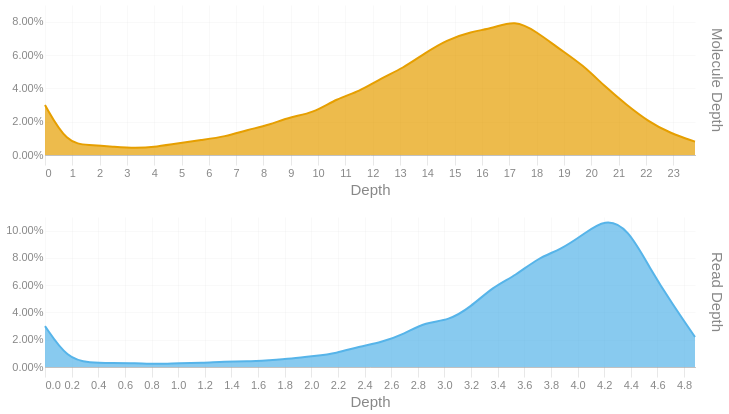

This figure's notebook cell:
### Code cell
readdep = depth_hist(tb['Read Depth'], q99, 3)
readdep = readdep.with_columns(pl.lit('Read Depth').alias('Metric'))
if not SKIPLR:
    moldep = depth_hist(tb['Molecule Depth'], mol_q99, 1)
    moldep = moldep.with_columns(pl.lit('Molecule Depth').alias('Metric'))
    _hist = pl.concat([readdep, moldep])
    _hist = _hist.filter(pl.col('Proportion') != 0)
    with SafeRender(_hist):
        (
            alt.Chart(_hist)        
            .mark_area(interpolate = "basis")
            .encode(
                x=alt.X('Bin:Q').scale(domainMin=0).axis(alt.Axis(title='Depth')),
                y = alt.Y('Proportion:Q', title = None).axis(format = '.2%'),
                color = alt.Color('Metric:N').legend(None),
                row = alt.Row("Metric:N").header(title = None, labelOrient = 'right'),
                tooltip = [
                    alt.Tooltip("Metric:N", title = "Metric"),
                    alt.Tooltip('Interval:N', title = "Depth Interval"),
                    alt.Tooltip('Proportion:Q', title = "% Alignments").format('.2%')
                ]
            )
            .resolve_scale(x='independent', y='independent')
            .properties(
                height = 150, width = 650,
                usermeta={'embedOptions': {'downloadFileName': f'{samplename}.depth.hist'}}
            )
        ).display()
else:
    readdep = readdep.filter(pl.col('Proportion') != 0)
    with SafeRender(readdep):
        (
            alt.Chart(readdep)        
            .mark_area(interpolate = "basis")
            .encode(
                x=alt.X('Bin:Q').scale(domainMin=0).axis(alt.Axis(title='Depth')),
                y = alt.Y('Proportion:Q', title = None).axis(format = '.2%'),
                tooltip = [
                    alt.Tooltip('Interval:N', title = "Depth Interval"),
                    alt.Tooltip('Proportion:Q', title = "% Alignments").format('.2%')
                ]
            )
            .properties(
                usermeta={'embedOptions': {'downloadFileName': f'{samplename}.depth.hist'}}
            )
        ).display()

### Figure 1 — Vega-Lite specification as saved in the notebook (floating-point values rounded to 4 significant figures)
{"width": 650, "height": 150, "config": {"title": {"anchor": "start", "dy": -15, "fontSize": 18, "color": "#888888", "subtitleColor": "#888888", "subtitleFontSize": 14}, "arc": {"fill": "#0072B2"}, "axis": {"domainColor": "#888888", "domainWidth": 0.5, "gridWidth": 0.2, "grid": false, "titleFontWeight": 400, "titleFontSize": 15, "labelFontSize": 11, "labelColor": "#888888", "tickColor": "#888888", "tickWidth": 0.2, "titleColor": "#888888"}, "axisBand": {"grid": false}, "axisX": {"grid": true, "tickSize": 10, "domainCap": "round"}, "axisY": {"domain": false, "grid": true, "tickSize": 0, "domainCap": "round"}, "background": "transparent", "header": {"labelFontSize": 15, "labelColor": "#888888", "titleFontSize": 15, "titleFontWeight": 600, "titleColor": "#888888"}, "legend": {"labelFont": "sans-serif", "labelFontSize": 12, "labelColor": "#888888", "symbolSize": 100, "symbolType": "circle", "titleFontSize": 12, "titlePadding": 10, "titleColor": "#888888", "title": null}, "range": {"category": ["#E69F00", "#56B4E9", "#009E73", "#F0E442", "#0072B2", "#D55E00", "#CC79A7", "#000000"], "diverging": ["#cfe8f3", "#a2d4ec", "#73bfe2", "#46abdb", "#1696d2", "#12719e"]}, "area": {"fill": "#0072B2", "fillOpacity": 0.7, "line": true, "strokeOpacity": 0.7}, "line": {"color": "#0072B2", "stroke": "#0072B2", "strokeWidth": 2}, "trail": {"color": "#0072B2", "stroke": "#0072B2", "strokeWidth": 0, "size": 1}, "point": {"filled": true, "fillOpacity": 1.0, "size": 95}, "text": {"color": "#888888", "fontSize": 11, "align": "right", "fontWeight": 400, "size": 11}, "bar": {"fill": "#0072B2", "stroke": null}, "view": {"stroke": null, "continuousWidth": 660, "continuousHeight": 400}}, "data": {"name": "data-72ce1cc3f465b0b7d49abca04249264f"}, "mark": {"type": "area", "interpolate": "basis"}, "encoding": {"color": {"field": "Metric", "legend": null, "type": "nominal"}, "row": {"field": "Metric", "header": {"title": null, "labelOrient": "right"}, "type": "nominal"}, "tooltip": [{"field": "Metric", "title": "Metric", "type": "nominal"}, {"field": "Interval", "title": "Depth Interval", "type": "nominal"}, {"field": "Proportion", "format": ".2%", "title": "% Alignments", "type": "quantitative"}], "x": {"axis": {"title": "Depth"}, "field": "Bin", "scale": {"domainMin": 0}, "type": "quantitative"}, "y": {"axis": {"format": ".2%"}, "field": "Proportion", "title": null, "type": "quantitative"}}, "resolve": {"scale": {"x": "independent", "y": "independent"}}, "usermeta": {"embedOptions": {"downloadFileName": "S6_LaHave_3609.depth.hist"}}, "$schema": "https://vega.github.io/schema/vega-lite/v6.1.0.json", "datasets": {"data-72ce1cc3f465b0b7d49abca04249264f": [{"Bin": 0.0, "Interval": "0.0-0.168", "Proportion": 0.03, "Metric": "Read Depth"}, {"Bin": 0.168, "Interval": "0.168-0.337", "Proportion": 0.006, "Metric": "Read Depth"}, {"Bin": 0.337, "Interval": "0.337-0.505", "Proportion": 0.003, "Metric": "Read Depth"}, {"Bin": 0.505, "Interval": "0.505-0.673", "Proportion": 0.003, "Metric": "Read Depth"}, {"Bin": 0.673, "Interval": "0.673-0.842", "Proportion": 0.003, "Metric": "Read Depth"}, {"Bin": 0.842, "Interval": "0.842-1.01", "Proportion": 0.002, "Metric": "Read Depth"}, {"Bin": 1.01, "Interval": "1.01-1.178", "Proportion": 0.003, "Metric": "Read Depth"}, {"Bin": 1.178, "Interval": "1.178-1.347", "Proportion": 0.003, "Metric": "Read Depth"}, {"Bin": 1.347, "Interval": "1.347-1.515", "Proportion": 0.004, "Metric": "Read Depth"}, {"Bin": 1.515, "Interval": "1.515-1.683", "Proportion": 0.004, "Metric": "Read Depth"}, {"Bin": 1.683, "Interval": "1.683-1.852", "Proportion": 0.005, "Metric": "Read Depth"}, {"Bin": 1.852, "Interval": "1.852-2.02", "Proportion": 0.006, "Metric": "Read Depth"}, {"Bin": 2.02, "Interval": "2.02-2.188", "Proportion": 0.008, "Metric": "Read Depth"}, {"Bin": 2.188, "Interval": "2.188-2.357", "Proportion": 0.01, "Metric": "Read Depth"}, {"Bin": 2.357, "Interval": "2.357-2.525", "Proportion": 0.015, "Metric": "Read Depth"}, {"Bin": 2.525, "Interval": "2.525-2.693", "Proportion": 0.018, "Metric": "Read Depth"}, {"Bin": 2.693, "Interval": "2.693-2.862", "Proportion": 0.024, "Metric": "Read Depth"}, {"Bin": 2.862, "Interval": "2.862-3.03", "Proportion": 0.033, "Metric": "Read Depth"}, {"Bin": 3.03, "Interval": "3.03-3.198", "Proportion": 0.034, "Metric": "Read Depth"}, {"Bin": 3.198, "Interval": "3.198-3.367", "Proportion": 0.044, "Metric": "Read Depth"}, {"Bin": 3.367, "Interval": "3.367-3.535", "Proportion": 0.059, "Metric": "Read Depth"}, {"Bin": 3.535, "Interval": "3.535-3.703", "Proportion": 0.067, "Metric": "Read Depth"}, {"Bin": 3.703, "Interval": "3.703-3.872", "Proportion": 0.08, "Metric": "Read Depth"}, {"Bin": 3.872, "Interval": "3.872-4.04", "Proportion": 0.086, "Metric": "Read Depth"}, {"Bin": 4.04, "Interval": "4.04-4.208", "Proportion": 0.097, "Metric": "Read Depth"}, {"Bin": 4.208, "Interval": "4.208-4.377", "Proportion": 0.109, "Metric": "Read Depth"}, {"Bin": 4.377, "Interval": "4.377-4.545", "Proportion": 0.102, "Metric": "Read Depth"}, {"Bin": 4.545, "Interval": "4.545-4.713", "Proportion": 0.072, "Metric": "Read Depth"}, {"Bin": 4.713, "Interval": "4.713-4.882", "Proportion": 0.046, "Metric": "Read Depth"}, {"Bin": 4.882, "Interval": "4.882-5.05", "Proportion": 0.022, "Metric": "Read Depth"}, {"Bin": 0.0, "Interval": "0.0-0.8", "Proportion": 0.03, "Metric": "Molecule Depth"}, {"Bin": 0.8, "Interval": "0.8-1.6", "Proportion": 0.007, "Metric": "Molecule Depth"}, {"Bin": 1.6, "Interval": "1.6-2.5", "Proportion": 0.006, "Metric": "Molecule Depth"}, {"Bin": 2.5, "Interval": "2.5-3.3", "Proportion": 0.005, "Metric": "Molecule Depth"}, {"Bin": 3.3, "Interval": "3.3-4.1", "Proportion": 0.004, "Metric": "Molecule Depth"}, {"Bin": 4.1, "Interval": "4.1-4.9", "Proportion": 0.005, "Metric": "Molecule Depth"}, {"Bin": 4.9, "Interval": "4.9-5.7", "Proportion": 0.007, "Metric": "Molecule Depth"}, {"Bin": 5.7, "Interval": "5.7-6.6", "Proportion": 0.009, "Metric": "Molecule Depth"}, {"Bin": 6.6, "Interval": "6.6-7.4", "Proportion": 0.011, "Metric": "Molecule Depth"}, {"Bin": 7.4, "Interval": "7.4-8.2", "Proportion": 0.015, "Metric": "Molecule Depth"}, {"Bin": 8.2, "Interval": "8.2-9.0", "Proportion": 0.018, "Metric": "Molecule Depth"}, {"Bin": 9.0, "Interval": "9.0-9.8", "Proportion": 0.023, "Metric": "Molecule Depth"}, {"Bin": 9.8, "Interval": "9.8-10.7", "Proportion": 0.025, "Metric": "Molecule Depth"}, {"Bin": 10.7, "Interval": "10.7-11.5", "Proportion": 0.034, "Metric": "Molecule Depth"}, {"Bin": 11.5, "Interval": "11.5-12.3", "Proportion": 0.038, "Metric": "Molecule Depth"}, {"Bin": 12.3, "Interval": "12.3-13.1", "Proportion": 0.046, "Metric": "Molecule Depth"}, {"Bin": 13.1, "Interval": "13.1-13.9", "Proportion": 0.052, "Metric": "Molecule Depth"}, {"Bin": 13.9, "Interval": "13.9-14.7", "Proportion": 0.061, "Metric": "Molecule Depth"}, {"Bin": 14.7, "Interval": "14.7-15.6", "Proportion": 0.069, "Metric": "Molecule Depth"}, {"Bin": 15.6, "Interval": "15.6-16.4", "Proportion": 0.074, "Metric": "Molecule Depth"}, {"Bin": 16.4, "Interval": "16.4-17.2", "Proportion": 0.076, "Metric": "Molecule Depth"}, {"Bin": 17.2, "Interval": "17.2-18.0", "Proportion": 0.081, "Metric": "Molecule Depth"}, {"Bin": 18.0, "Interval": "18.0-18.8", "Proportion": 0.074, "Metric": "Molecule Depth"}, {"Bin": 18.8, "Interval": "18.8-19.7", "Proportion": 0.064, "Metric": "Molecule Depth"}, {"Bin": 19.7, "Interval": "19.7-20.5", "Proportion": 0.054, "Metric": "Molecule Depth"}, {"Bin": 20.5, "Interval": "20.5-21.3", "Proportion": 0.041, "Metric": "Molecule Depth"}, {"Bin": 21.3, "Interval": "21.3-22.1", "Proportion": 0.03, "Metric": "Molecule Depth"}, {"Bin": 22.1, "Interval": "22.1-22.9", "Proportion": 0.02, "Metric": "Molecule Depth"}, {"Bin": 22.9, "Interval": "22.9-23.8", "Proportion": 0.013, "Metric": "Molecule Depth"}, {"Bin": 23.8, "Interval": "23.8-24.58", "Proportion": 0.008, "Metric": "Molecule Depth"}]}}
